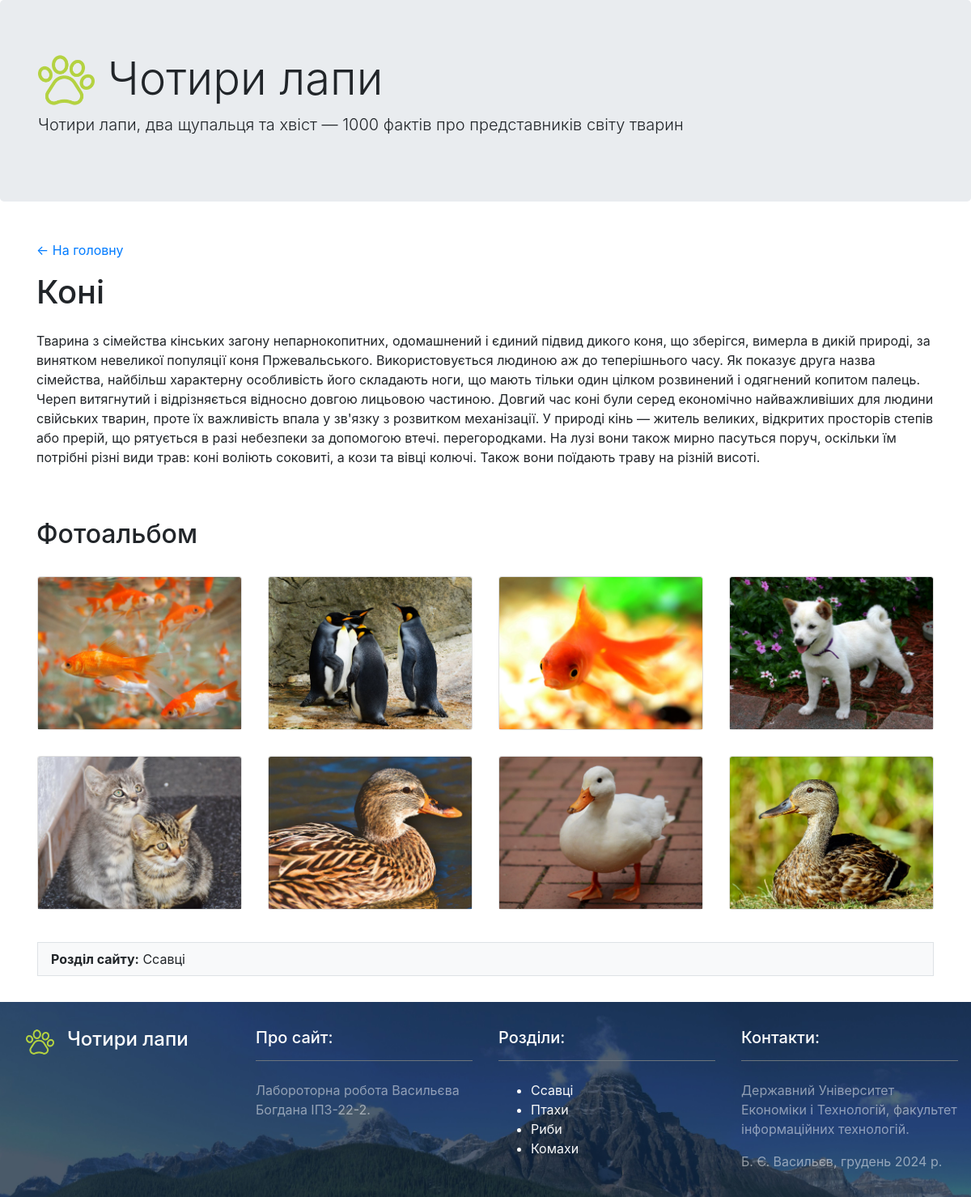
/?page=4, run on the app's committed database.
### tables this page shows
CREATE TABLE IF NOT EXISTS `pages` (
  `id` bigint(20) NOT NULL AUTO_INCREMENT,
  `title` text NOT NULL,
  `description` text,
  `content` text NOT NULL,
  `category` bigint(20) NOT NULL,
  `image` varchar(200) DEFAULT NULL,
  PRIMARY KEY (`id`)
);

CREATE TABLE IF NOT EXISTS `photos` (
  `id` bigint(20) NOT NULL AUTO_INCREMENT,
  `file` varchar(200) NOT NULL,
  `page` bigint(20) NOT NULL,
  PRIMARY KEY (`id`)
);

CREATE TABLE IF NOT EXISTS `categories` (
  `id` bigint(20) NOT NULL AUTO_INCREMENT,
  `name` varchar(200) NOT NULL,
  `description` text,
  `ordered` int(11) DEFAULT NULL,
  PRIMARY KEY (`id`),
  KEY `id` (`id`)
);

### content.php (the view)
<div class="container mt-5 mb-3">
    <p><a href=".">← На головну </a></p>
    <?php
    $result = $mysqli->query("
            SELECT pages.*, categories.name AS category_name
            FROM pages
            LEFT JOIN categories ON pages.category = categories.id
            WHERE pages.id = $page_id
        ");
    $row = $result->fetch_assoc();
    if ($row):
        ?>
        <div class="row">
            <div class="col mb-5">
                <h1 class="mb-4"><?php echo $row['title']; ?></h1>
                <p><?php echo preg_replace("/\n\n|\r\n\r\n/", "<p>", $row['content']); ?>
            </div>
        </div>
        <div class="row">
            <div class="col">
                <h2 class="mb-3">Фотоальбом</h2>
                <div class="card-deck">
                    <?php
                    $photoResult = $mysqli->query("SELECT * FROM photos ORDER BY rand() LIMIT 8");
                    while ($photo = $photoResult->fetch_assoc()) :
                        ?>
                        <div class="col-12 col-sm-6 col-lg-4 col-xl-3 p-3">
                            <div class="card m-0">
                                <img src="images/<?php echo $photo['file']; ?>" class="card-img-top" alt="">
                            </div>
                        </div>
                    <?php
                    endwhile;
                    ?>
                </div>
            </div>
        </div>
        <div class="row">
            <div class="col bg-light border p-2 pl-3 m-3 mt-4">
                <strong>Розділ сайту:</strong>
                <?php echo htmlspecialchars($row['category_name']);?>
            </div>
        </div>
    <?php
    else:
        include "404.php";
    endif;
    ?>
</div>

### data on the page
pages: title "Коні", content "Тварина з сімейства кінських загону непарнокопитних, одомашнений і єдиний підвид дикого коня, що зберігся, вимерла в дикій природі, за винятком невеликої популяції коня Пржевальського. Використовується людиною аж до теперішнього часу. Як показує друга назва сімейства, найбільш характерну особливість його складають ноги, що мають тільки один цілком розвинений і одягнений копитом палець. Череп витягнутий і відрізняється відносно довгою лицьовою частиною. Довгий час коні були серед економічно найважливіших для людини свійських тварин, проте їх важливість впала у зв'язку з розвитком механізації. У природі кінь — житель великих, відкритих просторів степів або прерій, що рятується в разі…", categories.name "Ссавці"
photos: file (picture)
photos: file (picture)
photos: file (picture)
photos: file (picture)
photos: file (picture)
photos: file (picture)
photos: file (picture)
photos: file (picture)
